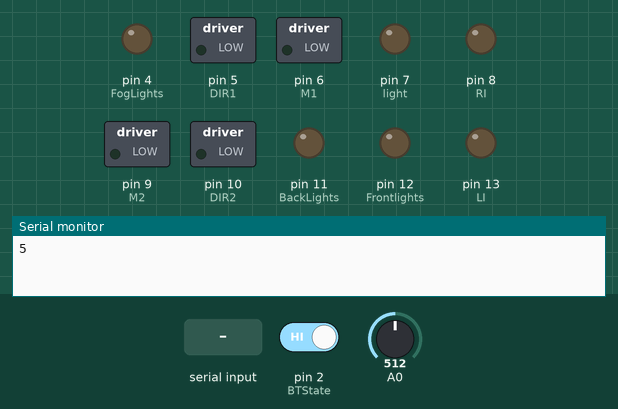
A sketch run on a simulated Arduino Mega 2560, built with avr-gcc and run on an emulated ATmega2560. Shown: switched loads named in the sketch (green lamp = pin HIGH), output pins drawn as LEDs (lit = HIGH), the last lines printed to the serial monitor. The inputs (shaded band) are chosen by the test bench; at power-on: pin 2 (BTState) HIGH, A0 = 512.

Above: at 1.2 s.
1.3 s: "F" received over the second serial link
At 2.2 s:
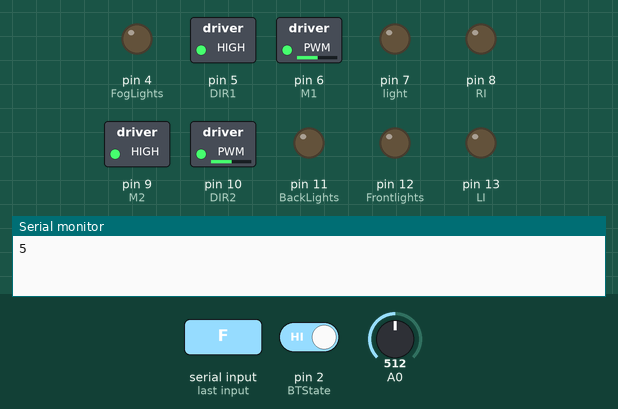
13.7 s: pin 2 (BTState) driven LOW
At 14.0 s:
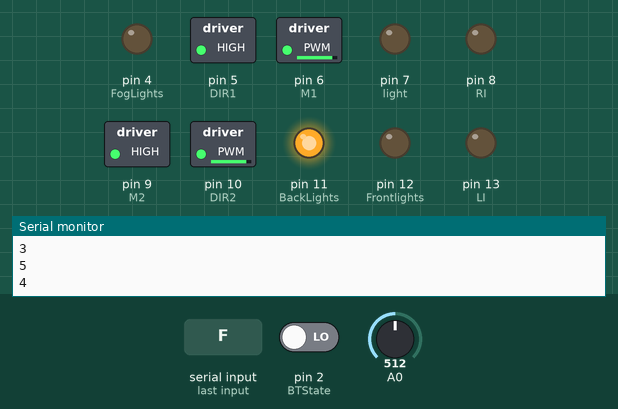
15.2 s: "G" received over the second serial link
At 16.4 s:
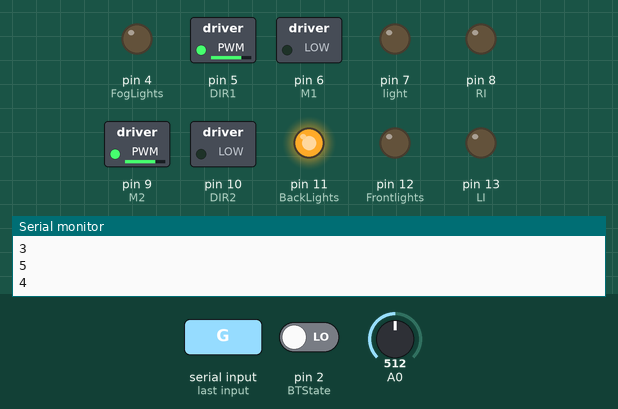
17.4 s: "0" received over the second serial link
30.9 s: "1" received over the second serial link
32.4 s: "I" received over the second serial link
At 34.2 s:
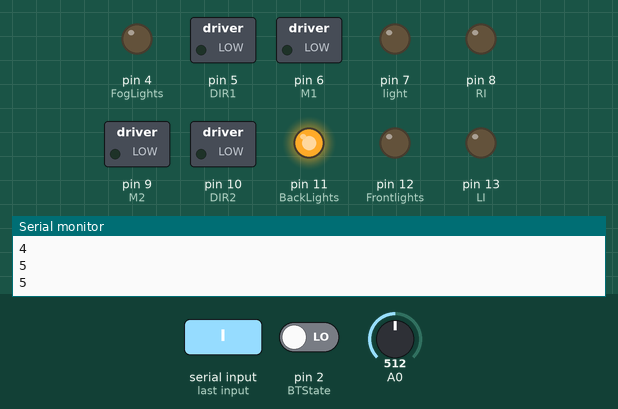
Timing chart, 0 to 35.6 s (numbered marks = the images above; inputs shaded):
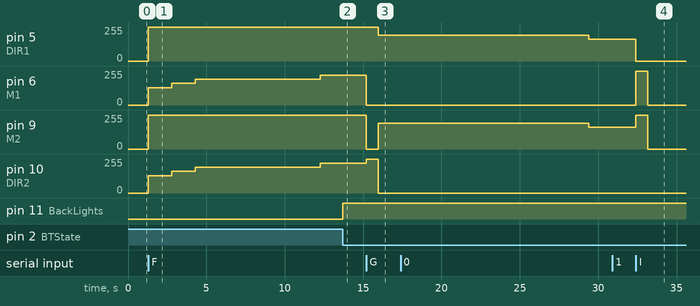

Measured:
- after the input at 1.3 s, pin 5 (DIR1), pin 9 (M2): 0/255 → 255/255 at once; pin 6 (M1), pin 10 (DIR2): 0/255 → 131/255 at once, → 162/255 1.5 s later, → 193/255 1.5 s later, → 224/255 8.0 s later
- after the input at 13.7 s, pin 11 (BackLights): LOW → HIGH at once
- after the input at 15.2 s, pin 5 (DIR1): 255/255 → 193/255 after 0.75 s; pin 6 (M1): 224/255 → 0/255 at once; pin 9 (M2): 255/255 → 0/255 at once, → 193/255 0.75 s later; pin 10 (DIR2): 224/255 → 255/255 at once, → 0/255 0.75 s later
- after the input at 32.4 s, pin 5 (DIR1): 162/255 → 0/255 at once; pin 6 (M1): 0/255 → 255/255 at once, → 0/255 0.75 s later; pin 9 (M2): 162/255 → 255/255 at once, → 0/255 0.75 s later

The sketch:

btchju.ino
```cpp
//***************************************************************L293 Connection*******************************************************************//
const int DIR1 = 5;      //
const int M1 = 6;       //
const int M2 = 9;      //
const int DIR2 = 10;  //

//**************************************Leds connected to Arduino UNO Pin 12********************************************************************//

const int Frontlights  = 12;
const int BackLights  = 11;
const int FogLights  = 4;
const int RI  = 8;       // Pin of Right Indicator
const int LI  = 13;      //  Pin of Left Indicator
const int light  = 7;

//****************************************Buzzer / Speaker to Arduino UNO Pin 3****************************************************************//

const int buzzer = 3 ; // Pin of Buzzer

//*****************Bluetooth (HC-06 JY-MCU) State pin on pin 2 of Arduino*********************************************************************//

const int BTState = 2;

//*******************************************************Calculate Battery Level**************************************************************//

const float maxBattery = 8.0;// Change value to your max battery voltage level!
int perVolt;                 // Percentage variable
float voltage = 0.0;         // Read battery voltage
int level;
// *******************************************************Use it to make a delay... without delay() function!*********************************//

long previousMillis = -1000 * 10; // -1000*10=-10sec. to read the first value. If you use 0 then you will take the first value after 10sec.
long interval = 1000 * 10;     // interval at which to read battery voltage, change it if you want! (10*1000=10sec)
unsigned long currentMillis;   //unsigned long currentMillis;

//*********************************************************Useful Variables***********************************************************//

byte indicator = 0, timercountstatus = 0, signal1 = 0, timerenable = 0, timerenable2 = 0, timerenable3 = 0;
unsigned int timercount = 0, timer = 0, timer2 = 0, timer3 = 0 ;
int gear = 1;
const int osctimer = 16000, deosctimer = 16000, LITimer = 16000, RITimer = 16000 ;


int i = 0;
int j = 0;
int y = 0;
int z = 0;
int state;
int l = 0;
int r = 0, p = 0, q = 0;
int vSpeed = 200;   // Default speed, from 0 to 255

void setup() {
  // Set pins as outputs:
  pinMode(DIR1, OUTPUT);
  pinMode(M1, OUTPUT);
  pinMode(M2, OUTPUT);
  pinMode(DIR2, OUTPUT);

  pinMode(Frontlights, OUTPUT);
  pinMode(BackLights, OUTPUT);
  pinMode(FogLights, OUTPUT);
  pinMode(BTState, INPUT);
  pinMode(RI, OUTPUT);
  pinMode(LI, OUTPUT);
  pinMode(light, OUTPUT);

  Serial.begin(9600);
  Serial3.begin(9600);// Initialize Serial3 communication at 9600 bits per second:
}
void backlight()
{
  if ((r == 1) || (q == 1))
  {
    digitalWrite(BackLights, HIGH);
    r = 0;
    q = 0;
  }
  else
  {
    digitalWrite(BackLights, LOW);
  }
}


void Acceleration()
{
  if (timerenable == 1)
  {
    timer = timer + 1;
    if (timer >= osctimer)
    {
      gear = gear + 1;
      timer = 0;
      Serial.println(gear);

    }
    if (gear > 5)
    {
      gear = 5;

    }
  }
}
void deAcceleration()
{
  if (timerenable == 1)
  {
    timer = timer + 1;
    if (timer >= deosctimer)
    {
      gear = gear - 1;
      timer = 0;
      if (gear <= 1)
      {
        gear = 0;
        timerenable = 0;
      }
      analogWrite(DIR1, (gear * 31) + 100);
      analogWrite(M1, 0);
      analogWrite(M2, (gear * 31) + 100);
      analogWrite(DIR2, 0);
    }
  }
}

void Indicator(byte signal2)
{
  if (signal2 == 0)
  {
    digitalWrite(RI, LOW);
    digitalWrite(LI, LOW);
    noTone(buzzer);
    timercountstatus = 0;

  }
  else
  {
    timercountstatus = 1;

  }

}
void loop()
{

  if (timercount >= 6500)
  {
    timercount = 0;
  }

  if (timercountstatus == 1)
  {
    timercount = timercount + 1;
    if (timercount <= 3200)
    {
      if (signal1 == 1)
      {
        digitalWrite(RI, HIGH);
        digitalWrite(LI, LOW);
        tone(buzzer, 1000);
      }
      if (signal1 == 2)
      {
        digitalWrite(RI, LOW);
        digitalWrite(LI, HIGH);
        tone(buzzer, 1000);
      }
      if (signal1 == 3)
      {
        digitalWrite(RI, HIGH);
        digitalWrite(LI, HIGH);
        tone(buzzer, 1000);

      }
    }
    else
    {
      digitalWrite(RI, LOW);
      digitalWrite(LI, LOW);
      noTone(buzzer);
    }
  }

  if (timerenable2 == 1)
  {
    timer2 = timer2 + 1;
    if (timer2 >= LITimer)

    {
      signal1 = 2;
      Indicator(signal1);

      timer2 = 0;  timerenable2 = 0;

    }

  }
  if (timerenable3 == 1)
  {
    timer3 = timer3 + 1;
    if (timer3 >= RITimer)

    {
      signal1 = 1;
      Indicator(signal1);

      timer3 = 0;  timerenable3 = 0;

    }

  }

  //Stop car when connection lost or bluetooth disconnected

  if (digitalRead(BTState) == LOW)
  {
    state = 'S';
  }

  //Save income data to variable 'state'
  if (Serial3.available() > 0)
  {
    state = Serial3.read();

  }

  //Change speed if state is equal from 0 to 4. Values must be from 0 to 255 (PWM)
  if (state == '0') {
    vSpeed = 0;
  }
  else if (state == '1') {
    vSpeed = 100;
  }
  else if (state == '2') {
    vSpeed = 180;
  }
  else if (state == '3') {
    vSpeed = 200;
  }
  else if (state == '4') {
    vSpeed = 255;
  }

  /***********************Forward****************************/
  //If state is equal with letter 'F', car will go forward!
  if (state == 'F')
  {
    signal1 = 0;
    Indicator(signal1);
    timerenable = 1;
    Acceleration();
    digitalWrite(LI, LOW);
    analogWrite(M1, (gear * 31) + 100);
    analogWrite(DIR1, 255);
    analogWrite(DIR2, (gear * 31) + 100);
    analogWrite(M2, 255);
    //Serial.println("f");
    //Serial.println(gear);

  }
  /**********************Forward Left************************/
  //If state is equal with letter 'G', car will go forward left
  else if (state == 'G')
  {

    timerenable2 = 1;

    analogWrite(DIR1, 255);
    analogWrite(M1, 0);
    analogWrite(M2, 0);
    analogWrite(DIR2, 255);
  }
  /**********************Forward Right************************/
  //If state is equal with letter 'I', car will go forward right

  else if (state == 'I')
  {
    timerenable3 = 1;
    analogWrite(DIR1, 0);
    analogWrite(M1, 255);
    analogWrite(M2, 255);
    analogWrite(DIR2, 0);
  }

  /***********************Backward****************************/

  //If state is equal with letter 'B', car will go backward

  else if (state == 'B')
  {
    signal1 = 0;
    Indicator(signal1);
    r = 1;
    analogWrite(DIR1, 0);
    analogWrite(M1, 255);
    analogWrite(M2, 0);
    analogWrite(DIR2, 255);

  }

  /**********************Backward Left************************/
  //If state is equal with letter 'H', car will go backward left

  else if (state == 'H')
  {

    timerenable2 = 1;
    analogWrite(DIR1, 0);
    analogWrite(M1, 255);
    analogWrite(M2, 255);
    analogWrite(DIR2, 0);
  }

  /**********************Backward Right************************/

  //If state is equal with letter 'J', car will go backward right

  else if (state == 'J')
  {

    timerenable3 = 1;
    analogWrite(DIR1, 255);
    analogWrite(M1, 0);
    analogWrite(M2, 0);
    analogWrite(DIR2, 255);

  }
  /***************************Left*****************************/

  //If state is equal with letter 'L', wheels will turn left

  else if (state == 'L')
  {
    timerenable2 = 1;
    analogWrite(DIR1, 255);
    analogWrite(M1, 0);
    analogWrite(M2, 0);
    analogWrite(DIR2, 255);
  }

  /***************************Right*****************************/

  //If state is equal with letter 'R', wheels will turn right

  else if (state == 'R')
  {
    timerenable3 = 1;
    analogWrite(DIR1, 0);
    analogWrite(M1, 255);
    analogWrite(M2, 255);
    analogWrite(DIR2, 0);

  }

  /************************Lights*****************************/

  //If state is equal with letter 'W', turn leds on or of off

  else if (state == 'W')
  {
    if (i == 0)
    {
      analogWrite(Frontlights, 50);
      analogWrite(light, 50);
      i = 1;
    }

    else if (i == 1)
    {
      p = 1;
      analogWrite(Frontlights, 200);
      analogWrite(light, 50);
      i = 2;
    }
    else if (i == 2)
    {
      analogWrite(Frontlights, 0);
      analogWrite(light, 0);
      i = 0;
    }
    state = 'n';
  }
  else if (state == 'U')
  {
    if (y == 0)
    {
      analogWrite(FogLights, 50);
      y = 1;
    }
    else if (y == 1)
    {
      analogWrite(FogLights, 0);
      y = 0;

    }
    state = 'n';
  }

  /**********************Horn sound***************************/
  //If state is equal with letter 'V', play (or stop) horn sound
  else if (state == 'V')
  {
    if (j == 0)
    {
      tone(buzzer, 5000, 1000); //Speaker on
      j = 0;
    }
    else if (j == 1)
    {
      noTone(buzzer);    //Speaker off
      j = 0;
    }
    state = 'n';
  }
  else if (state == 'v')
  {
    if (j == 0)
    {
      tone(buzzer, 523, 1000); //Speaker on
      j = 0;
    }
    else if (j == 1)
    {
      noTone(buzzer);    //Speaker off
      j = 0;
    }
    state = 'n';
  }
  else if (state == 'X')
  {
    if (z == 0)
    {
      signal1 = 3;
      Indicator(signal1);

      z = 1;
    }
    else if (z == 1)
    {
      Indicator( signal1);
      signal1 = 0;
      z = 0;

    }
    state = 'n';
  }

  /************************Stop*****************************/
  //If state is equal with letter 'S', stop the car
  else if (state == 'S')
  {
    signal1 = 0;
    Indicator(signal1);
    q = 1;
    if (gear >= 1)
    {
      deAcceleration();
    }
    else
    {
      analogWrite(DIR1, 0);
      analogWrite(M1, 0);
      analogWrite(M2, 0);
      analogWrite(DIR2, 0);
    }
  }
  backlight();
  //   **************Battery*****************************/
  //Read battery voltage every 10sec.
  currentMillis = millis();
  if (currentMillis - (previousMillis) > (interval)) {
    previousMillis = currentMillis;
    //Read voltage from analog pin A0 and make calibration:
    voltage = (analogRead(A0) * 5.015 / 1024.0) * 11.132;
    //Calculate percentage...
    perVolt = (voltage * 100) / maxBattery;
    if      (perVolt <= 75)               {
      level = 0;
    }
    else if (perVolt > 75 && perVolt <= 80) {
      level = 1;  //        Battery level
    }
    else if (perVolt > 80 && perVolt <= 85) {
      level = 2;  //Min ------------------------   Max
    }
    else if (perVolt > 85 && perVolt <= 90) {
      level = 3;  //    | 0 | 1 | 2 | 3 | 4 | 5 | >
    }
    else if (perVolt > 90 && perVolt <= 95) {
      level = 4;  //    ------------------------
    }
    else if (perVolt > 95)                {
      level = 5;
    }
    Serial.println(level);
  }

}
```
